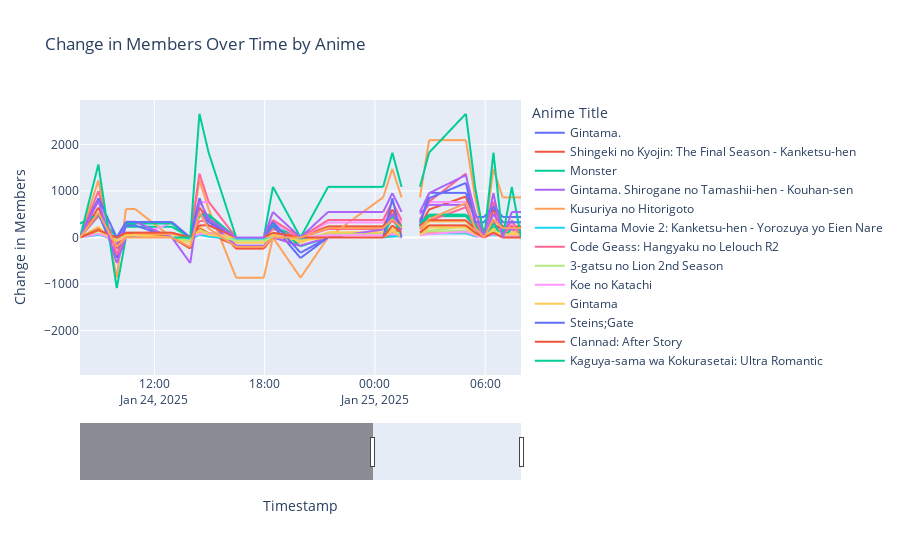

The notebook cell saved with this chart:
### Code cell
members_line_plot(df.copy())
